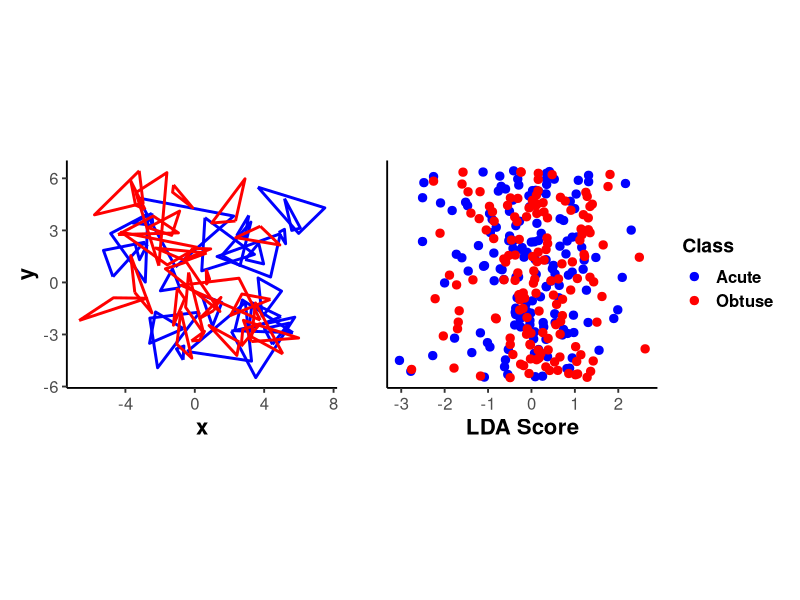

This chart was generated by the following R code:
# This script generates random acute and obtuse triangles,
# applies transformations and classifies them using LDA.
# Results are then visualised.

library(MASS)
library(ggplot2)
library(patchwork)

# Calculate the three angles of a triangle
angles=function(p){
  d=as.matrix(dist(p))
  a=d[1,2];b=d[2,3];c=d[1,3]
  # Cosine rule
  cA=(b^2+c^2-a^2)/(2*b*c)
  cB=(a^2+c^2-b^2)/(2*a*c)
  cC=(a^2+b^2-c^2)/(2*a*b)
  acos(pmin(pmax(c(cA,cB,cC),-1),1))
}

# Generate either an acute ("a") or obtuse ("o") triangle
tri=function(type){
  repeat{
    p=matrix(runif(6,-1,1),3,2)
    ang=angles(p)
    d=as.matrix(dist(p))
    edges=d[d>0]
    # Avoid very small or degenerate triangles
    if(min(edges) < 0.25) next
    if(min(ang) < 0.2) next
    if(type=="a"&&all(ang<pi/2)) return(p)
    if(type=="o"&&any(ang>pi/2)) return(p)
  }
}

# Apply random rotation, scaling, translation
move=function(p){
  t=runif(1,0,2*pi)
  R=matrix(c(cos(t),-sin(t),sin(t),cos(t)),2,2)
  p=t(R%*%t(p))
  p=p*runif(1,0.5,3)
  p=sweep(p,2,runif(2,-5,5),"+")
  p[sample(1:3),]  # Shuffle point order
}

# Create dataset of triangles
make=function(n){
  curves=list();y=c()
  for(i in 1:n){curves[[i]]=move(tri("a"));y[i]="acute"}
  for(i in 1:n){curves[[n+i]]=move(tri("o"));y[n+i]="obtuse"}
  list(curves=curves,y=factor(y))
}

# Flatten triangle coordinates into feature vectors
flat=function(curves){
  t(sapply(curves,function(p)as.vector(t(p))))
}

# Build dataframe for plotting triangles
tri_df=function(curves,y,n=50){
  id=sample(1:length(curves),n)
  df=data.frame()
  for(i in id){
    p=curves[[i]]
    p=rbind(p,p[1,])  # Close triangle
    tmp=data.frame(x=p[,1],y=p[,2],group=i,class=y[i])
    df=rbind(df,tmp)
  }
  df
}

# Generate data
d=make(150)
X=flat(d$curves)
y=d$y

# Train/test split
n=nrow(X)
id=sample(1:n,0.7*n)

# Fit LDA model and predict
m=lda(X[id,],grouping=y[id])
pred=predict(m,X[-id,])$class

# Accuracy + confusion matrix
acc=mean(pred==y[-id])
print(acc)
print(table(y[-id],pred))

# Fit on full data for visualisation
m_all=lda(X,grouping=y)
z=predict(m_all)$x[,1]
df1=tri_df(d$curves,y)

# Plot triangles
p1=ggplot(df1,aes(x,y,group=group,color=class))+geom_path(linewidth=1)+
  scale_color_manual(values=c("acute"="blue","obtuse"="red"),
  labels=c("Acute","Obtuse"),name="Class")+coord_equal()+
  theme_classic(base_size=14)+labs(x="x",y="y")+theme(legend.position="none",
  axis.title=element_text(size=16,face="bold"),axis.text=element_text(size=12))

# LDA projection plot
df2=data.frame(ld=z,y=jitter(rep(0,length(z)),0.05),class=y)
p2=ggplot(df2,aes(ld,y,color=class))+geom_point(size=2.5)+
  scale_color_manual(values=c("acute"="blue","obtuse"="red"),
  labels=c("Acute","Obtuse"),name="Class")+theme_classic(base_size=14)+
  labs(x="LDA Score",y="")+theme(legend.position="right",
  axis.title=element_text(size=16,face="bold"),
  axis.text.x=element_text(size=12),axis.text.y=element_blank(),
  axis.ticks.y=element_blank(),legend.title=element_text(face="bold",size=14),
  legend.text=element_text(face="bold",size=12))

# Combine plots
(p1 + p2) + plot_layout(guides="collect")
